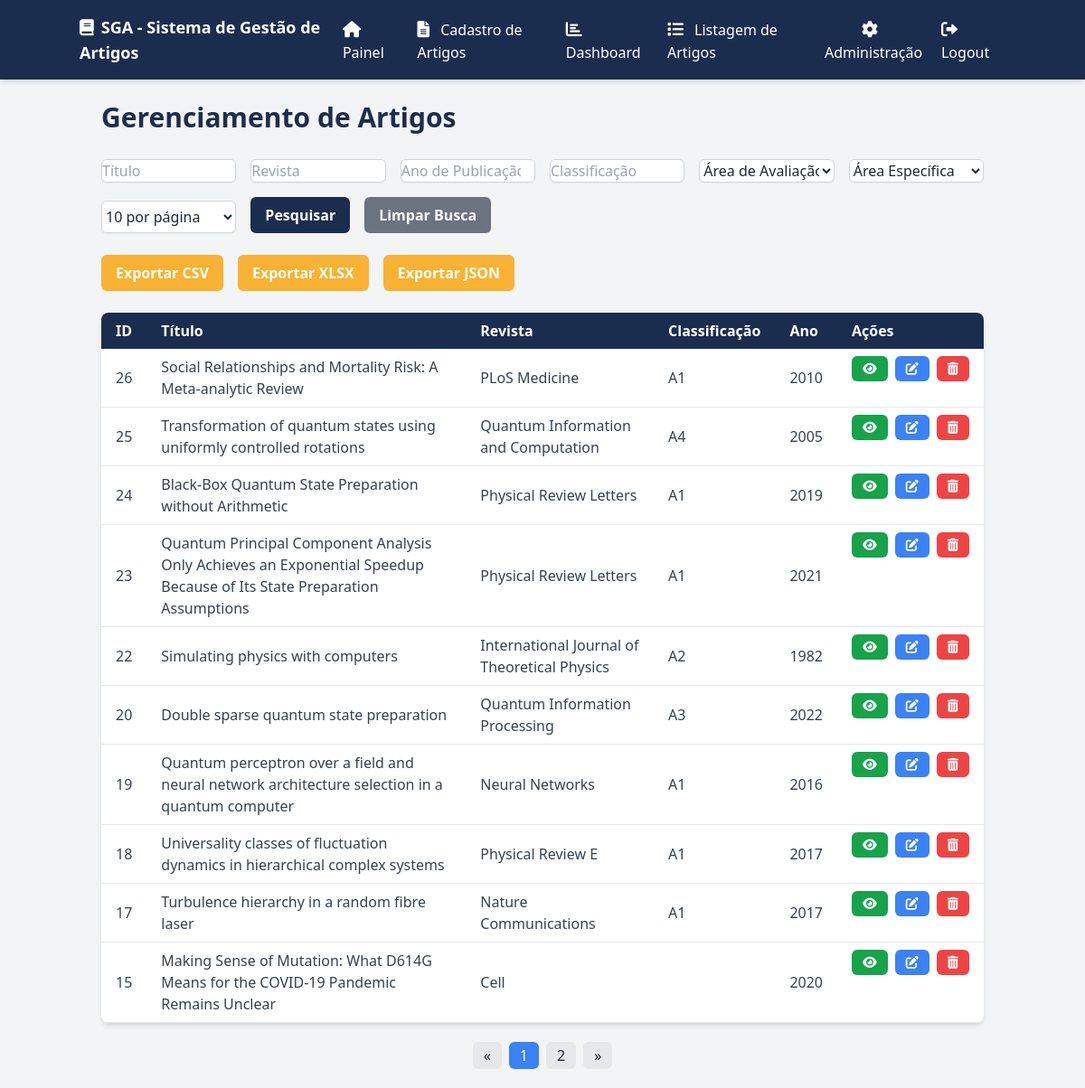
The page /artigos?page=1&per_page=10 (signed in) on the database its author committed.
### app/models.py (models this page shows)
class Artigo(db.Model):
    id = db.Column(db.Integer, primary_key=True)
    doi = db.Column(db.String(255), unique=True, nullable=False)
    titulo = db.Column(db.String(255), nullable=False)
    ano = db.Column(db.Integer, nullable=False)
    revista = db.Column(db.String(255), nullable=False)
    issn = db.Column(db.String(9), nullable=False)
    area_id = db.Column(db.Integer, nullable=False)
    subarea_id = db.Column(db.Integer, nullable=False)
    autores = db.Column(db.String(255), nullable=False)  # Armazenar autores como string, pode ser melhorado com tabela relacional
    internacionalizacao = db.Column(db.Boolean, default=False)
    classificacao = db.Column(db.String(10), nullable=True)
    fator_impacto = db.Column(db.Numeric(5, 3), nullable=True)

### app/routes/routes.py (the view)
@main_bp.route('/artigos', methods=['GET'])
@login_required
def listar_artigos():
    titulo = request.args.get('titulo', '').strip()
    revista = request.args.get('revista', '').strip()
    ano = request.args.get('ano', '').strip()
    classificacao = request.args.get('classificacao', '').strip()
    area_id = request.args.get('area_id', '').strip()
    subarea_id = request.args.get('subarea_id', '').strip()
    sort_by = request.args.get('sort_by', 'id')  # Coluna padrão para ordenação
    sort_dir = request.args.get('sort_dir', 'desc')  # Direção padrão para ordenação
    query = Artigo.query
    if titulo:
        query = query.filter(Artigo.titulo.ilike(f'%{titulo}%'))
    if revista:
        query = query.filter(Artigo.revista.ilike(f'%{revista}%'))
    if ano:
        query = query.filter_by(ano=ano)
    if classificacao:
        query = query.filter(Artigo.classificacao.ilike(f'%{classificacao}%'))
    if area_id:
        query = query.filter_by(area_id=area_id)
    if subarea_id:
        query = query.filter_by(subarea_id=subarea_id)
    if sort_dir == 'desc':
        query = query.order_by(getattr(Artigo, sort_by).desc())
    else:
        query = query.order_by(getattr(Artigo, sort_by).asc())
    page = request.args.get(get_page_parameter(), type=int, default=1)
    per_page = request.args.get('per_page', type=int, default=10)
    artigos = query.paginate(page=page, per_page=per_page)
    areas = Area.query.all()
    subareas = Subarea.query.all()
    return render_template('listar_artigos.html', artigos=artigos, areas=areas, subareas=subareas, sort_by=sort_by, sort_dir=sort_dir)

### app/__init__.py (called while the page is built)
@login_manager.user_loader
def load_user(user_id):
    from app.models import User
    return User.query.get(int(user_id))  # Carrega o usuário pelo ID

### app/templates/listar_artigos.html (shortened to what this page needs)
<!DOCTYPE html>
<html lang="pt-BR">
<head>
    <link rel="stylesheet" href="https://cdnjs.cloudflare.com/ajax/libs/toastr.js/latest/toastr.min.css">
    <script src="https://cdn.tailwindcss.com"></script>
    <link rel="stylesheet" href="https://cdnjs.cloudflare.com/ajax/libs/font-awesome/6.0.0-beta3/css/all.min.css">
</head>
<body class="bg-gray-100 text-gray-800">
    <nav class="bg-[#1b2d4f] p-4 shadow-md">
        <div class="container mx-auto flex justify-between items-center">
            <div class="text-white text-lg font-semibold">
                <i class="fas fa-book mr-2"></i>SGA - Sistema de Gestão de Artigos
            </div>
            <div id="menuItems" class="hidden md:flex space-x-4">
                <a href="{{ url_for('main.painel') }}" class="text-white hover:text-[#f9b233]">
                    <i class="fas fa-home mr-2 text-lg"></i> Painel
                </a>
                <a href="{{ url_for('main.submit_artigo') }}" class="text-white hover:text-[#f9b233]">
                    <i class="fas fa-file-alt mr-2 text-lg"></i> Cadastro de Artigos
                </a>
                <a href="{{ url_for('main.dashboard') }}" class="text-white hover:text-[#f9b233]">
                    <i class="fas fa-chart-bar mr-2 text-lg"></i> Dashboard
                </a>
                <a href="{{ url_for('main.listar_artigos') }}" class="text-white hover:text-[#f9b233]">
                    <i class="fas fa-list mr-2 text-lg"></i> Listagem de Artigos
                </a>
                {% if current_user.is_authenticated and current_user.is_admin %}
                <div class="relative group">
                    <button class="text-white hover:text-[#f9b233] focus:outline-none">
                        <i class="fas fa-cog mr-2 text-lg"></i> Administração
                    </button>
                </div>
                {% endif %}
                {% if current_user.is_authenticated %}
                    <a href="{{ url_for('auth.logout') }}" class="text-white hover:text-[#f9b233]">
                        <i class="fas fa-sign-out-alt mr-2 text-lg"></i> Logout
                    </a>
                {% else %}
                    <a href="{{ url_for('auth.login') }}" class="text-white hover:text-[#f9b233]">
                        <i class="fas fa-sign-in-alt mr-2 text-lg"></i> Login
                    </a>
                {% endif %}
            </div>
        </div>
    </nav>
    <div class="container mx-auto p-6">
        <h1 class="text-3xl font-bold mb-6 text-[#1b2d4f]">Gerenciamento de Artigos</h1>
        <form method="GET" action="{{ url_for('main.listar_artigos') }}" id="listar-artigos-form" class="mb-6 grid grid-cols-1 md:grid-cols-6 gap-4">
            <input type="text" name="titulo" class="form-input mt-1 block w-full bg-white border border-gray-300 rounded-md shadow-sm focus:ring-[#f9b233] focus:border-[#f9b233]" placeholder="Título" value="{{ request.args.get('titulo', '') }}">
            <input type="text" name="revista" class="form-input mt-1 block w-full bg-white border border-gray-300 rounded-md shadow-sm focus:ring-[#f9b233] focus:border-[#f9b233]" placeholder="Revista" value="{{ request.args.get('revista', '') }}">
            <input type="number" name="ano" class="form-input mt-1 block w-full bg-white border border-gray-300 rounded-md shadow-sm focus:ring-[#f9b233] focus:border-[#f9b233]" placeholder="Ano de Publicação" value="{{ request.args.get('ano', '') }}">
            <input type="text" name="classificacao" class="form-input mt-1 block w-full bg-white border border-gray-300 rounded-md shadow-sm focus:ring-[#f9b233] focus:border-[#f9b233]" placeholder="Classificação" value="{{ request.args.get('classificacao', '') }}">
            <select name="area_id" class="form-select mt-1 block w-full bg-white border border-gray-300 rounded-md shadow-sm focus:ring-[#f9b233] focus:border-[#f9b233]">
                <option value="">Área de Avaliação</option>
            </select>
            <select name="subarea_id" class="form-select mt-1 block w-full bg-white border border-gray-300 rounded-md shadow-sm focus:ring-[#f9b233] focus:border-[#f9b233]">
                <option value="">Área Específica</option>
            </select>
            <select name="per_page" class="form-select mt-1 block w-full bg-white border border-gray-300 rounded-md shadow-sm focus:ring-[#f9b233] focus:border-[#f9b233]">
                <option value="10" {% if request.args.get('per_page') == '10' %}selected{% endif %}>10 por página</option>
            </select>
            <div class="flex space-x-4 col-span-1 md:col-span-2">
                <button type="submit" class="bg-[#1b2d4f] text-white font-bold py-2 px-4 rounded-md hover:bg-[#b61823] transition-all duration-300 focus:outline-none focus:ring-2 focus:ring-[#f9b233] focus:ring-opacity-50">
                    Pesquisar
                </button>
                <a href="{{ url_for('main.listar_artigos') }}" class="bg-gray-500 text-white font-bold py-2 px-4 rounded-md hover:bg-gray-600 transition-all duration-300 focus:outline-none focus:ring-2 focus:ring-gray-400 focus:ring-opacity-50">
                    Limpar Busca
                </a>
            </div>
        </form>
        <form method="GET" action="{{ url_for('main.exportar_artigos') }}" id="export-form" class="mb-6">
            <div class="flex space-x-4">
            <button type="submit" class="bg-[#f9b233] text-white font-bold py-2 px-4 rounded-md hover:bg-[#14223b] transition-all duration-300 focus:outline-none focus:ring-2 focus:ring-[#f9b233] focus:ring-opacity-50" name="format" value="csv">Exportar CSV</button>
            <button type="submit" class="bg-[#f9b233] text-white font-bold py-2 px-4 rounded-md hover:bg-[#14223b] transition-all duration-300 focus:outline-none focus:ring-2 focus:ring-[#f9b233] focus:ring-opacity-50" name="format" value="xlsx">Exportar XLSX</button>
            <button type="submit" class="bg-[#f9b233] text-white font-bold py-2 px-4 rounded-md hover:bg-[#14223b] transition-all duration-300 focus:outline-none focus:ring-2 focus:ring-[#f9b233] focus:ring-opacity-50" name="format" value="json">Exportar JSON</button>
        </div>
        </form>
        {% if artigos.items %}
        <table class="min-w-full bg-white shadow-md rounded-lg overflow-hidden">
            <thead class="bg-[#1b2d4f] text-white">
                <tr>
                    <th class="py-2 px-4 text-left">
                        <a href="{{ url_for('main.listar_artigos', sort_by='id', sort_dir='desc' if request.args.get('sort_by') == 'id' and request.args.get('sort_dir') == 'asc' else 'asc') }}" class="hover:underline">
                            ID
                        </a>
                    </th>
                    <th class="py-2 px-4 text-left">
                        <a href="{{ url_for('main.listar_artigos', sort_by='titulo', sort_dir='desc' if request.args.get('sort_by') == 'titulo' and request.args.get('sort_dir') == 'asc' else 'asc') }}" class="hover:underline">
                            Título
                        </a>
                    </th>
                    <th class="py-2 px-4 text-left">
                        <a href="{{ url_for('main.listar_artigos', sort_by='revista', sort_dir='desc' if request.args.get('sort_by') == 'revista' and request.args.get('sort_dir') == 'asc' else 'asc') }}" class="hover:underline">
                            Revista
                        </a>
                    </th>
                    <th class="py-2 px-4 text-left">
                        <a href="{{ url_for('main.listar_artigos', sort_by='classificacao', sort_dir='desc' if request.args.get('sort_by') == 'classificacao' and request.args.get('sort_dir') == 'asc' else 'asc') }}" class="hover:underline">
                            Classificação
                        </a>
                    </th>
                    <th class="py-2 px-4 text-left">
                        <a href="{{ url_for('main.listar_artigos', sort_by='ano', sort_dir='desc' if request.args.get('sort_by') == 'ano' and request.args.get('sort_dir') == 'asc' else 'asc') }}" class="hover:underline">
                            Ano
                        </a>
                    </th>
                    <th class="py-2 px-4 text-left">Ações</th>
                </tr>
            </thead>
            <tbody class="text-gray-700">
                {% for artigo in artigos.items %}
                <tr class="border-b border-gray-200 hover:bg-gray-100">
                    <td class="py-2 px-4">{{ artigo.id }}</td>
                    <td class="py-2 px-4">{{ artigo.titulo }}</td>
                    <td class="py-2 px-4">{{ artigo.revista }}</td>
                    <td class="py-2 px-4">{{ artigo.classificacao }}</td>
                    <td class="py-2 px-4">{{ artigo.ano }}</td>
                   <td class="py-2 px-4 flex space-x-2">
    <a href="{{ url_for('main.visualizar_artigo', id=artigo.id) }}" class="text-white bg-green-600 hover:bg-yellow-600 font-semibold py-1 px-3 rounded-md text-sm" title="Visualizar">
        <i class="fas fa-eye"></i>
    </a>
    <a href="{{ url_for('main.editar_artigo', id=artigo.id) }}" class="text-white bg-blue-500 hover:bg-blue-600 font-semibold py-1 px-3 rounded-md text-sm" title="Editar">
        <i class="fas fa-edit"></i>
    </a>
    <form action="{{ url_for('main.deletar_artigo', id=artigo.id) }}" method="POST" class="inline-block">
        <button type="submit" class="text-white bg-red-500 hover:bg-red-600 font-semibold py-1 px-3 rounded-md text-sm" onclick="return confirm('Tem certeza que deseja deletar este artigo?');" title="Excluir">
            <i class="fas fa-trash-alt"></i>
        </button>
    </form>
</td>
                </tr>
                {% endfor %}
            </tbody>
        </table>
        <nav aria-label="Navegação de página" class="mt-6">
            <ul class="pagination flex justify-center space-x-2">
                <li class="page-item {% if not artigos.has_prev %}disabled{% endif %}">
                    <a class="page-link py-1 px-3 bg-gray-200 hover:bg-gray-300 rounded-md" href="{{ url_for('main.listar_artigos', page=artigos.prev_num, per_page=request.args.get('per_page', '10'), sort_by=request.args.get('sort_by'), sort_dir=request.args.get('sort_dir')) }}" aria-label="Anterior">
                        &laquo;
                    </a>
                </li>
                {% for page_num in artigos.iter_pages() %}
                <li class="page-item {% if page_num == artigos.page %}active{% endif %}">
                    <a class="page-link py-1 px-3 {% if page_num == artigos.page %}bg-blue-500 text-white{% else %}bg-gray-200 hover:bg-gray-300{% endif %} rounded-md" href="{{ url_for('main.listar_artigos', page=page_num, per_page=request.args.get('per_page', '10'), sort_by=request.args.get('sort_by'), sort_dir=request.args.get('sort_dir')) }}">
                        {{ page_num }}
                    </a>
                </li>
                {% endfor %}
                <li class="page-item {% if not artigos.has_next %}disabled{% endif %}">
                    <a class="page-link py-1 px-3 bg-gray-200 hover:bg-gray-300 rounded-md" href="{{ url_for('main.listar_artigos', page=artigos.next_num, per_page=request.args.get('per_page', '10'), sort_by=request.args.get('sort_by'), sort_dir=request.args.get('sort_dir')) }}" aria-label="Próximo">
                        &raquo;
                    </a>
                </li>
            </ul>
        </nav>
        {% else %}
        <p class="text-red-500">Nenhum artigo encontrado para os parâmetros fornecidos.</p>
        {% endif %}
    </div>
</body>
</html>

### rows shown on the page
Artigo: id "26", titulo "Social Relationships and Mortality Risk: A Meta-analytic Review", revista "PLoS Medicine", classificacao "A1", ano "2010"
Artigo: id "25", titulo "Transformation of quantum states using uniformly controlled rotations", revista "Quantum Information and Computation", classificacao "A4", ano "2005"
Artigo: id "24", titulo "Black-Box Quantum State Preparation without Arithmetic", revista "Physical Review Letters", classificacao "A1", ano "2019"
Artigo: id "23", titulo "Quantum Principal Component Analysis Only Achieves an Exponential Speedup Because of Its State Preparation Assumptions", revista "Physical Review Letters", classificacao "A1", ano "2021"
Artigo: id "22", titulo "Simulating physics with computers", revista "International Journal of Theoretical Physics", classificacao "A2", ano "1982"
Artigo: id "20", titulo "Double sparse quantum state preparation", revista "Quantum Information Processing", classificacao "A3", ano "2022"
Artigo: id "19", titulo "Quantum perceptron over a field and neural network architecture selection in a quantum computer", revista "Neural Networks", classificacao "A1", ano "2016"
Artigo: id "18", titulo "Universality classes of fluctuation dynamics in hierarchical complex systems", revista "Physical Review E", classificacao "A1", ano "2017"
Artigo: id "17", titulo "Turbulence hierarchy in a random fibre laser", revista "Nature Communications", classificacao "A1", ano "2017"
Artigo: id "15", titulo "Making Sense of Mutation: What D614G Means for the COVID-19 Pandemic Remains Unclear", revista "Cell", ano "2020"

### other values the page prints
{{ page_num }} "1" "2"
